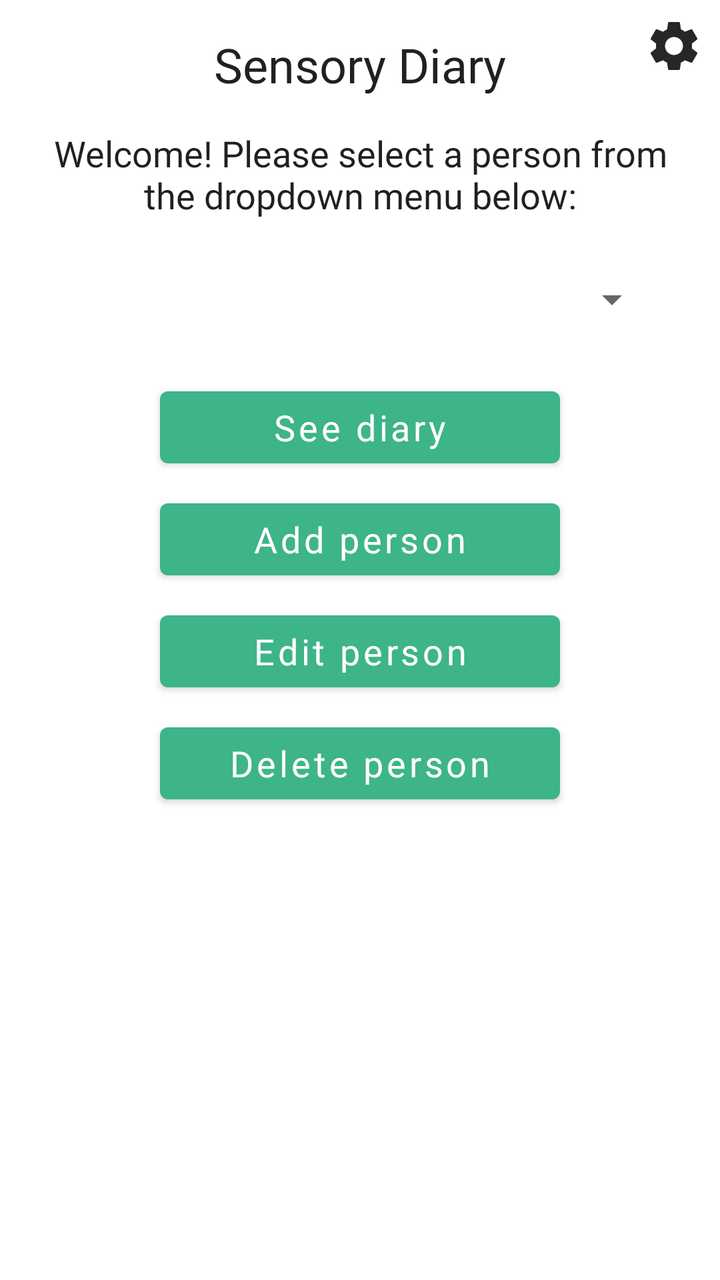
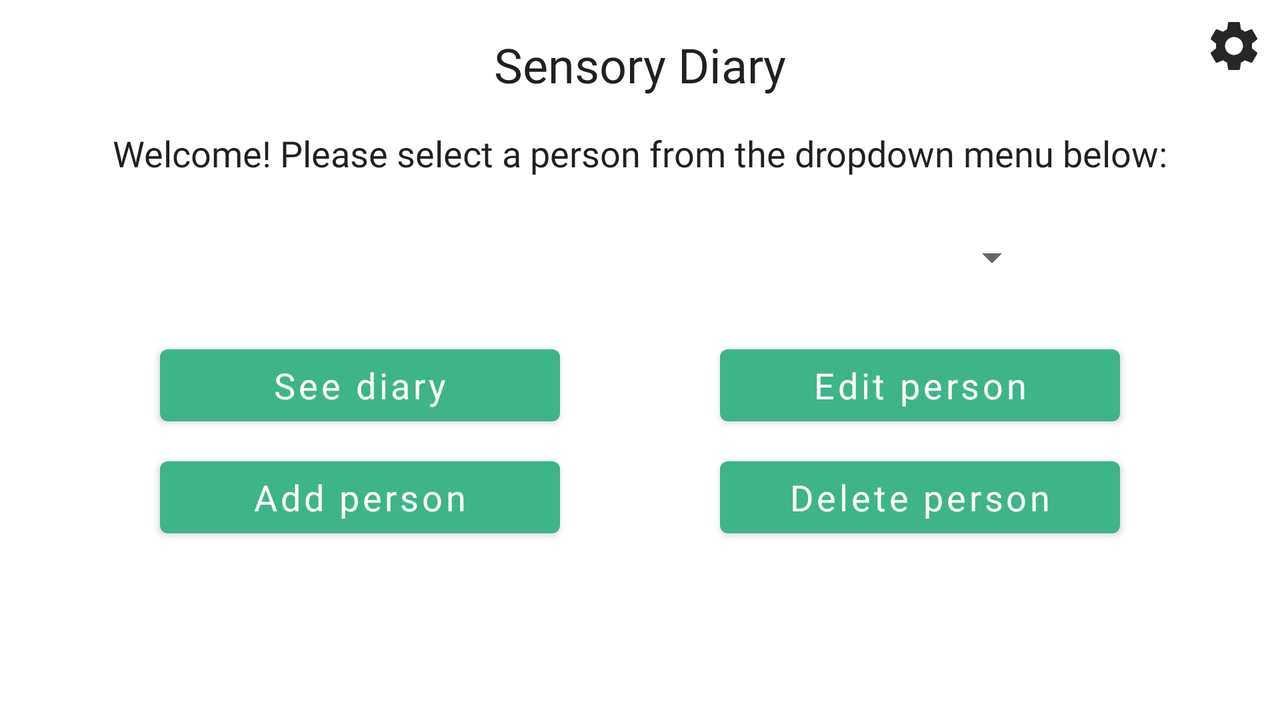

The same Android screen from two of the app's own layout files: first res/layout/ as a phone draws it, then the repository's variant for another configuration, drawn on a device whose configuration selects that folder. Both files follow.
<!-- AndroidManifest.xml: application theme Theme.SensoryDiary -->
<!-- res/layout/fragment_menu.xml -->
<?xml version="1.0" encoding="utf-8"?>
<FrameLayout xmlns:android="http://schemas.android.com/apk/res/android"
    xmlns:app="http://schemas.android.com/apk/res-auto"
    xmlns:tools="http://schemas.android.com/tools"
    android:layout_width="match_parent"
    android:layout_height="match_parent"
    tools:context=".MenuFragment">

    <androidx.constraintlayout.widget.ConstraintLayout
        android:layout_width="match_parent"
        android:layout_height="match_parent"
        tools:context=".MainActivity">

        <ImageView
            android:id="@+id/settingsIcon"
            android:layout_width="wrap_content"
            android:layout_height="wrap_content"
            android:contentDescription="@string/settings_icon"
            android:padding="8dp"
            android:src="@drawable/ic_baseline_settings_30"
            app:layout_constraintRight_toRightOf="parent"
            app:layout_constraintTop_toTopOf="parent" />

        <TextView
            android:id="@+id/textViewSensoryDiary"
            android:layout_width="wrap_content"
            android:layout_height="wrap_content"
            android:layout_marginTop="@dimen/spinner_table_textview_margin_top"
            android:text="@string/sensory_diary"
            android:textSize="@dimen/title_font_size"
            app:layout_constraintLeft_toLeftOf="parent"
            app:layout_constraintRight_toRightOf="parent"
            app:layout_constraintTop_toTopOf="parent" />

        <Spinner
            android:id="@+id/spinnerSelectPerson"
            android:layout_width="@dimen/portrait_spinner_width"
            android:layout_height="wrap_content"
            android:layout_marginStart="@dimen/spinner_table_textview_margin_left"
            android:layout_marginTop="@dimen/spinner_table_textview_margin_top"
            android:layout_marginEnd="@dimen/spinner_table_textview_margin_right"
            android:contentDescription="@string/select_person_dropdown_menu"
            android:minHeight="48dp"
            app:layout_constraintEnd_toEndOf="parent"
            app:layout_constraintStart_toStartOf="parent"
            app:layout_constraintTop_toBottomOf="@+id/textViewSelectPerson" />

        <TextView
            android:id="@+id/textViewSelectPerson"
            android:layout_width="wrap_content"
            android:layout_height="wrap_content"
            android:layout_marginStart="@dimen/spinner_table_textview_margin_left"
            android:layout_marginTop="@dimen/spinner_table_textview_margin_top"
            android:layout_marginEnd="@dimen/spinner_table_textview_margin_right"
            android:maxLines="2"
            android:paddingStart="@dimen/textview_padding_left"
            android:paddingEnd="@dimen/textview_padding_right"
            android:text="@string/welcome"
            android:textAlignment="center"
            android:textSize="@dimen/button_checkbox_textview_font_size"
            app:layout_constraintEnd_toEndOf="parent"
            app:layout_constraintStart_toStartOf="parent"
            app:layout_constraintTop_toBottomOf="@+id/textViewSensoryDiary" />

        <Button
            android:id="@+id/buttonSeeDiary"
            android:layout_width="wrap_content"
            android:layout_height="wrap_content"
            android:layout_marginTop="@dimen/initial_button_margin_top"
            android:width="@dimen/button_width"
            android:text="@string/see_diary"
            android:textSize="@dimen/button_checkbox_textview_font_size"
            app:layout_constraintEnd_toEndOf="parent"
            app:layout_constraintStart_toStartOf="parent"
            app:layout_constraintTop_toBottomOf="@+id/spinnerSelectPerson" />

        <Button
            android:id="@+id/buttonAddPerson"
            android:layout_width="wrap_content"
            android:layout_height="wrap_content"
            android:layout_marginTop="@dimen/subsequent_button_margin_top"
            android:width="@dimen/button_width"
            android:text="@string/add_person"
            android:textSize="@dimen/button_checkbox_textview_font_size"
            app:layout_constraintEnd_toEndOf="parent"
            app:layout_constraintStart_toStartOf="parent"
            app:layout_constraintTop_toBottomOf="@+id/buttonSeeDiary" />

        <Button
            android:id="@+id/buttonEditPerson"
            android:layout_width="wrap_content"
            android:layout_height="wrap_content"
            android:layout_marginTop="@dimen/subsequent_button_margin_top"
            android:width="@dimen/button_width"
            android:text="@string/edit_person"
            android:textSize="@dimen/button_checkbox_textview_font_size"
            app:layout_constraintEnd_toEndOf="parent"
            app:layout_constraintStart_toStartOf="parent"
            app:layout_constraintTop_toBottomOf="@+id/buttonAddPerson" />

        <Button
            android:id="@+id/buttonDeletePerson"
            android:layout_width="wrap_content"
            android:layout_height="wrap_content"
            android:layout_marginTop="@dimen/subsequent_button_margin_top"
            android:width="@dimen/button_width"
            android:text="@string/delete_person"
            android:textSize="@dimen/button_checkbox_textview_font_size"
            app:layout_constraintEnd_toEndOf="parent"
            app:layout_constraintStart_toStartOf="parent"
            app:layout_constraintTop_toBottomOf="@+id/buttonEditPerson" />

    </androidx.constraintlayout.widget.ConstraintLayout>
</FrameLayout>
<!-- resources referenced by this layout -->
<resources>
  <dimen name="button_checkbox_textview_font_size">18sp</dimen>
  <dimen name="button_width">200dp</dimen>
  <dimen name="initial_button_margin_top">16dp</dimen>
  <dimen name="portrait_spinner_width">300dp</dimen>
  <dimen name="spinner_table_textview_margin_left">16dp</dimen>
  <dimen name="spinner_table_textview_margin_right">16dp</dimen>
  <dimen name="spinner_table_textview_margin_top">16dp</dimen>
  <dimen name="subsequent_button_margin_top">8dp</dimen>
  <dimen name="textview_padding_left">16dp</dimen>
  <dimen name="textview_padding_right">16dp</dimen>
  <dimen name="title_font_size">24sp</dimen>
  <!-- drawable ic_baseline_settings_30 (drawable) -->
  <vector android:alpha="0.85" android:autoMirrored="true"
      android:height="30dp" android:tint="#000000"
      android:viewportHeight="24" android:viewportWidth="24"
      android:width="30dp" xmlns:android="http://schemas.android.com/apk/res/android">
      <path android:fillColor="@android:color/white" android:pathData="M19.14,12.94c0.04,-0.3 0.06,-0.61 0.06,-0.94c0,-0.32 -0.02,-0.64 -0.07,-0.94l2.03,-1.58c0.18,-0.14 0.23,-0.41 0.12,-0.61l-1.92,-3.32c-0.12,-0.22 -0.37,-0.29 -0.59,-0.22l-2.39,0.96c-0.5,-0.38 -1.03,-0.7 -1.62,-0.94L14.4,2.81c-0.04,-0.24 -0.24,-0.41 -0.48,-0.41h-3.84c-0.24,0 -0.43,0.17 -0.47,0.41L9.25,5.35C8.66,5.59 8.12,5.92 7.63,6.29L5.24,5.33c-0.22,-0.08 -0.47,0 -0.59,0.22L2.74,8.87C2.62,9.08 2.66,9.34 2.86,9.48l2.03,1.58C4.84,11.36 4.8,11.69 4.8,12s0.02,0.64 0.07,0.94l-2.03,1.58c-0.18,0.14 -0.23,0.41 -0.12,0.61l1.92,3.32c0.12,0.22 0.37,0.29 0.59,0.22l2.39,-0.96c0.5,0.38 1.03,0.7 1.62,0.94l0.36,2.54c0.05,0.24 0.24,0.41 0.48,0.41h3.84c0.24,0 0.44,-0.17 0.47,-0.41l0.36,-2.54c0.59,-0.24 1.13,-0.56 1.62,-0.94l2.39,0.96c0.22,0.08 0.47,0 0.59,-0.22l1.92,-3.32c0.12,-0.22 0.07,-0.47 -0.12,-0.61L19.14,12.94zM12,15.6c-1.98,0 -3.6,-1.62 -3.6,-3.6s1.62,-3.6 3.6,-3.6s3.6,1.62 3.6,3.6S13.98,15.6 12,15.6z"/>
  </vector>
  <string name="add_person">Add person</string>
  <string name="delete_person">Delete person</string>
  <string name="edit_person">Edit person</string>
  <string name="see_diary">See diary</string>
  <string name="select_person_dropdown_menu">Select person dropdown menu</string>
  <string name="sensory_diary">Sensory Diary</string>
  <string name="settings_icon">Settings icon</string>
  <string name="welcome">Welcome! Please select a person from the dropdown menu below:</string>
  <style name="Theme.SensoryDiary" parent="Theme.MaterialComponents.Light.DarkActionBar">
          <item name="android:colorAccent">@color/mint_green</item>
          <item name="android:fontFamily">@font/source_sans_pro</item>
          <item name="android:textAllCaps">false</item>
          <item name="android:textColor">@color/lamp_black</item>
          <item name="colorPrimary">@color/mint_green</item>
          <item name="android:statusBarColor">?attr/colorPrimary</item>
      </style>
  <color name="mint_green">#3EB489</color>
  <color name="lamp_black">#231F20</color>
</resources>
<!-- res/layout-land/fragment_menu.xml (the repository's variant of the layout above) -->
<!-- drawn on the phone turned sideways -->
<?xml version="1.0" encoding="utf-8"?>
<FrameLayout xmlns:android="http://schemas.android.com/apk/res/android"
    xmlns:app="http://schemas.android.com/apk/res-auto"
    xmlns:tools="http://schemas.android.com/tools"
    android:layout_width="match_parent"
    android:layout_height="match_parent"
    tools:context=".MenuFragment">

    <androidx.constraintlayout.widget.ConstraintLayout
        android:layout_width="match_parent"
        android:layout_height="match_parent"
        tools:context=".MainActivity">

        <ImageView
            android:id="@+id/settingsIcon"
            android:layout_width="wrap_content"
            android:layout_height="wrap_content"
            android:contentDescription="@string/settings_icon"
            android:padding="8dp"
            android:src="@drawable/ic_baseline_settings_30"
            app:layout_constraintRight_toRightOf="parent"
            app:layout_constraintTop_toTopOf="parent" />

        <TextView
            android:id="@+id/textViewSensoryDiary"
            android:layout_width="wrap_content"
            android:layout_height="wrap_content"
            android:layout_marginTop="@dimen/spinner_table_textview_margin_top"
            android:text="@string/sensory_diary"
            android:textSize="@dimen/title_font_size"
            app:layout_constraintLeft_toLeftOf="parent"
            app:layout_constraintRight_toRightOf="parent"
            app:layout_constraintTop_toTopOf="parent" />

        <Spinner
            android:id="@+id/spinnerSelectPerson"
            android:layout_width="@dimen/landscape_spinner_width"
            android:layout_height="wrap_content"
            android:layout_marginStart="@dimen/spinner_table_textview_margin_left"
            android:layout_marginTop="@dimen/spinner_table_textview_margin_top"
            android:layout_marginEnd="@dimen/spinner_table_textview_margin_right"
            android:contentDescription="@string/select_person_dropdown_menu"
            android:minHeight="48dp"
            app:layout_constraintEnd_toEndOf="parent"
            app:layout_constraintStart_toStartOf="parent"
            app:layout_constraintTop_toBottomOf="@+id/textViewSelectPerson" />

        <TextView
            android:id="@+id/textViewSelectPerson"
            android:layout_width="wrap_content"
            android:layout_height="wrap_content"
            android:layout_marginStart="@dimen/spinner_table_textview_margin_left"
            android:layout_marginTop="16dp"
            android:layout_marginEnd="@dimen/spinner_table_textview_margin_right"
            android:paddingStart="@dimen/textview_padding_left"
            android:paddingEnd="@dimen/textview_padding_right"
            android:text="@string/welcome"
            android:textAlignment="center"
            android:textSize="@dimen/button_checkbox_textview_font_size"
            app:layout_constraintEnd_toEndOf="parent"
            app:layout_constraintStart_toStartOf="parent"
            app:layout_constraintTop_toBottomOf="@+id/textViewSensoryDiary" />

        <Button
            android:id="@+id/buttonSeeDiary"
            android:layout_width="wrap_content"
            android:layout_height="wrap_content"
            android:layout_marginTop="16dp"
            android:width="@dimen/button_width"
            android:text="@string/see_diary"
            android:textSize="@dimen/button_checkbox_textview_font_size"
            app:layout_constraintEnd_toStartOf="@+id/buttonEditPerson"
            app:layout_constraintStart_toStartOf="parent"
            app:layout_constraintTop_toBottomOf="@+id/spinnerSelectPerson" />

        <Button
            android:id="@+id/buttonAddPerson"
            android:layout_width="wrap_content"
            android:layout_height="wrap_content"
            android:layout_marginTop="8dp"
            android:width="@dimen/button_width"
            android:text="@string/add_person"
            android:textSize="@dimen/button_checkbox_textview_font_size"
            app:layout_constraintEnd_toStartOf="@+id/buttonDeletePerson"
            app:layout_constraintStart_toStartOf="parent"
            app:layout_constraintTop_toBottomOf="@+id/buttonSeeDiary" />

        <Button
            android:id="@+id/buttonEditPerson"
            android:layout_width="wrap_content"
            android:layout_height="wrap_content"
            android:layout_marginTop="16dp"
            android:width="@dimen/button_width"
            android:text="@string/edit_person"
            android:textSize="@dimen/button_checkbox_textview_font_size"
            app:layout_constraintEnd_toEndOf="parent"
            app:layout_constraintStart_toEndOf="@+id/buttonSeeDiary"
            app:layout_constraintTop_toBottomOf="@+id/spinnerSelectPerson" />

        <Button
            android:id="@+id/buttonDeletePerson"
            android:layout_width="wrap_content"
            android:layout_height="wrap_content"
            android:layout_marginTop="8dp"
            android:width="@dimen/button_width"
            android:text="@string/delete_person"
            android:textSize="@dimen/button_checkbox_textview_font_size"
            app:layout_constraintEnd_toEndOf="parent"
            app:layout_constraintStart_toEndOf="@+id/buttonAddPerson"
            app:layout_constraintTop_toBottomOf="@+id/buttonEditPerson" />

    </androidx.constraintlayout.widget.ConstraintLayout>
</FrameLayout>
<!-- resources referenced by the variant -->
<!-- as the phone turned sideways resolves them -->
<resources>
  <dimen name="button_checkbox_textview_font_size">18sp</dimen>
  <dimen name="button_width">200dp</dimen>
  <dimen name="landscape_spinner_width">400dp</dimen>
  <dimen name="spinner_table_textview_margin_left">16dp</dimen>
  <dimen name="spinner_table_textview_margin_right">16dp</dimen>
  <dimen name="spinner_table_textview_margin_top">16dp</dimen>
  <dimen name="textview_padding_left">16dp</dimen>
  <dimen name="textview_padding_right">16dp</dimen>
  <dimen name="title_font_size">24sp</dimen>
  <!-- drawable ic_baseline_settings_30 (drawable) -->
  <vector android:alpha="0.85" android:autoMirrored="true"
      android:height="30dp" android:tint="#000000"
      android:viewportHeight="24" android:viewportWidth="24"
      android:width="30dp" xmlns:android="http://schemas.android.com/apk/res/android">
      <path android:fillColor="@android:color/white" android:pathData="M19.14,12.94c0.04,-0.3 0.06,-0.61 0.06,-0.94c0,-0.32 -0.02,-0.64 -0.07,-0.94l2.03,-1.58c0.18,-0.14 0.23,-0.41 0.12,-0.61l-1.92,-3.32c-0.12,-0.22 -0.37,-0.29 -0.59,-0.22l-2.39,0.96c-0.5,-0.38 -1.03,-0.7 -1.62,-0.94L14.4,2.81c-0.04,-0.24 -0.24,-0.41 -0.48,-0.41h-3.84c-0.24,0 -0.43,0.17 -0.47,0.41L9.25,5.35C8.66,5.59 8.12,5.92 7.63,6.29L5.24,5.33c-0.22,-0.08 -0.47,0 -0.59,0.22L2.74,8.87C2.62,9.08 2.66,9.34 2.86,9.48l2.03,1.58C4.84,11.36 4.8,11.69 4.8,12s0.02,0.64 0.07,0.94l-2.03,1.58c-0.18,0.14 -0.23,0.41 -0.12,0.61l1.92,3.32c0.12,0.22 0.37,0.29 0.59,0.22l2.39,-0.96c0.5,0.38 1.03,0.7 1.62,0.94l0.36,2.54c0.05,0.24 0.24,0.41 0.48,0.41h3.84c0.24,0 0.44,-0.17 0.47,-0.41l0.36,-2.54c0.59,-0.24 1.13,-0.56 1.62,-0.94l2.39,0.96c0.22,0.08 0.47,0 0.59,-0.22l1.92,-3.32c0.12,-0.22 0.07,-0.47 -0.12,-0.61L19.14,12.94zM12,15.6c-1.98,0 -3.6,-1.62 -3.6,-3.6s1.62,-3.6 3.6,-3.6s3.6,1.62 3.6,3.6S13.98,15.6 12,15.6z"/>
  </vector>
  <string name="add_person">Add person</string>
  <string name="delete_person">Delete person</string>
  <string name="edit_person">Edit person</string>
  <string name="see_diary">See diary</string>
  <string name="select_person_dropdown_menu">Select person dropdown menu</string>
  <string name="sensory_diary">Sensory Diary</string>
  <string name="settings_icon">Settings icon</string>
  <string name="welcome">Welcome! Please select a person from the dropdown menu below:</string>
  <style name="Theme.SensoryDiary" parent="Theme.MaterialComponents.Light.DarkActionBar">
          <item name="android:colorAccent">@color/mint_green</item>
          <item name="android:fontFamily">@font/source_sans_pro</item>
          <item name="android:textAllCaps">false</item>
          <item name="android:textColor">@color/lamp_black</item>
          <item name="colorPrimary">@color/mint_green</item>
          <item name="android:statusBarColor">?attr/colorPrimary</item>
      </style>
  <color name="mint_green">#3EB489</color>
  <color name="lamp_black">#231F20</color>
</resources>
